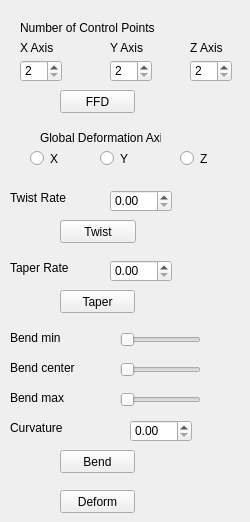
    <widget class="QWidget" name="GDEditor">
     <attribute name="title">
      <string>Deform</string>
     </attribute>
     <widget class="QPushButton" name="pushButton_15">
      <property name="geometry">
       <rect>
        <x>60</x>
        <y>450</y>
        <width>75</width>
        <height>23</height>
       </rect>
      </property>
      <property name="text">
       <string>Bend</string>
      </property>
     </widget>
     <widget class="QRadioButton" name="radioButton">
      <property name="geometry">
       <rect>
        <x>30</x>
        <y>150</y>
        <width>51</width>
        <height>17</height>
       </rect>
      </property>
      <property name="text">
       <string>X</string>
      </property>
     </widget>
     <widget class="QLabel" name="label_11">
      <property name="geometry">
       <rect>
        <x>10</x>
        <y>390</y>
        <width>101</width>
        <height>16</height>
       </rect>
      </property>
      <property name="text">
       <string>Bend max</string>
      </property>
     </widget>
     <widget class="QRadioButton" name="radioButton_3">
      <property name="geometry">
       <rect>
        <x>180</x>
        <y>150</y>
        <width>61</width>
        <height>17</height>
       </rect>
      </property>
      <property name="text">
       <string>Z</string>
      </property>
     </widget>
     <widget class="QSlider" name="horizontalSlider_9">
      <property name="geometry">
       <rect>
        <x>120</x>
        <y>390</y>
        <width>81</width>
        <height>19</height>
       </rect>
      </property>
      <property name="maximum">
       <number>100</number>
      </property>
      <property name="orientation">
       <enum>Qt::Horizontal</enum>
      </property>
     </widget>
     <widget class="QSlider" name="horizontalSlider_7">
      <property name="geometry">
       <rect>
        <x>120</x>
        <y>330</y>
        <width>81</width>
        <height>19</height>
       </rect>
      </property>
      <property name="maximum">
       <number>100</number>
      </property>
      <property name="orientation">
       <enum>Qt::Horizontal</enum>
      </property>
     </widget>
     <widget class="QLabel" name="label_9">
      <property name="geometry">
       <rect>
        <x>10</x>
        <y>360</y>
        <width>111</width>
        <height>16</height>
       </rect>
      </property>
      <property name="text">
       <string>Bend center</string>
      </property>
     </widget>
     <widget class="QPushButton" name="pushButton_11">
      <property name="geometry">
       <rect>
        <x>60</x>
        <y>220</y>
        <width>76</width>
        <height>23</height>
       </rect>
      </property>
      <property name="toolTip">
       <string/>
      </property>
      <property name="text">
       <string>Twist</string>
      </property>
     </widget>
     <widget class="QLabel" name="label_10">
      <property name="geometry">
       <rect>
        <x>10</x>
        <y>330</y>
        <width>91</width>
        <height>16</height>
       </rect>
      </property>
      <property name="text">
       <string>Bend min</string>
      </property>
     </widget>
     <widget class="QPushButton" name="pushButton_14">
      <property name="geometry">
       <rect>
        <x>60</x>
        <y>290</y>
        <width>75</width>
        <height>23</height>
       </rect>
      </property>
      <property name="text">
       <string>Taper</string>
      </property>
     </widget>
     <widget class="QSlider" name="horizontalSlider_8">
      <property name="geometry">
       <rect>
        <x>120</x>
        <y>360</y>
        <width>81</width>
        <height>19</height>
       </rect>
      </property>
      <property name="maximum">
       <number>100</number>
      </property>
      <property name="orientation">
       <enum>Qt::Horizontal</enum>
      </property>
     </widget>
     <widget class="MyDoubleSpinBox" name="doubleSpinBox">
      <property name="geometry">
       <rect>
        <x>110</x>
        <y>190</y>
        <width>62</width>
        <height>22</height>
       </rect>
      </property>
      <property name="toolTip">
       <string>Value between 0 and 20</string>
      </property>
      <property name="maximum">
       <double>20.000000000000000</double>
      </property>
     </widget>
     <widget class="QRadioButton" name="radioButton_2">
      <property name="geometry">
       <rect>
        <x>100</x>
        <y>150</y>
        <width>61</width>
        <height>17</height>
       </rect>
      </property>
      <property name="text">
       <string>Y</string>
      </property>
     </widget>
     <widget class="QLabel" name="label_12">
      <property name="geometry">
       <rect>
        <x>10</x>
        <y>420</y>
        <width>91</width>
        <height>16</height>
       </rect>
      </property>
      <property name="text">
       <string>Curvature</string>
      </property>
     </widget>
     <widget class="MyDoubleSpinBox" name="doubleSpinBox_2">
      <property name="geometry">
       <rect>
        <x>130</x>
        <y>420</y>
        <width>62</width>
        <height>22</height>
       </rect>
      </property>
      <property name="toolTip">
       <string>Value between 0.01 and 1</string>
      </property>
      <property name="maximum">
       <double>1.000000000000000</double>
      </property>
     </widget>
     <widget class="MyDoubleSpinBox" name="doubleSpinBox_3">
      <property name="geometry">
       <rect>
        <x>110</x>
        <y>260</y>
        <width>62</width>
        <height>22</height>
       </rect>
      </property>
      <property name="toolTip">
       <string>Value between 0.01 and 3</string>
      </property>
      <property name="maximum">
       <double>3.000000000000000</double>
      </property>
     </widget>
     <widget class="QLabel" name="label_13">
      <property name="geometry">
       <rect>
        <x>40</x>
        <y>130</y>
        <width>121</width>
        <height>16</height>
       </rect>
      </property>
      <property name="text">
       <string>Global Deformation Axis</string>
      </property>
     </widget>
     <widget class="QLabel" name="label_14">
      <property name="geometry">
       <rect>
        <x>10</x>
        <y>190</y>
        <width>91</width>
        <height>16</height>
       </rect>
      </property>
      <property name="text">
       <string>Twist Rate</string>
      </property>
     </widget>
     <widget class="QLabel" name="label_15">
      <property name="geometry">
       <rect>
        <x>10</x>
        <y>260</y>
        <width>91</width>
        <height>16</height>
       </rect>
      </property>
      <property name="text">
       <string>Taper Rate</string>
      </property>
     </widget>
     <widget class="QPushButton" name="pushButton_21">
      <property name="geometry">
       <rect>
        <x>60</x>
        <y>490</y>
        <width>75</width>
        <height>23</height>
       </rect>
      </property>
      <property name="text">
       <string>Deform</string>
      </property>
     </widget>
     <widget class="QLabel" name="label_23">
      <property name="geometry">
       <rect>
        <x>110</x>
        <y>40</y>
        <width>61</width>
        <height>16</height>
       </rect>
      </property>
      <property name="text">
       <string>Y Axis</string>
      </property>
     </widget>
     <widget class="MySpinBox" name="spinBox">
      <property name="geometry">
       <rect>
        <x>20</x>
        <y>60</y>
        <width>42</width>
        <height>22</height>
       </rect>
      </property>
      <property name="minimum">
       <number>2</number>
      </property>
      <property name="maximum">
       <number>5</number>
      </property>
     </widget>
     <widget class="MySpinBox" name="spinBox_2">
      <property name="geometry">
       <rect>
        <x>110</x>
        <y>60</y>
        <width>42</width>
        <height>22</height>
       </rect>
      </property>
      <property name="minimum">
       <number>2</number>
      </property>
      <property name="maximum">
       <number>5</number>
      </property>
     </widget>
     <widget class="QLabel" name="label_24">
      <property name="geometry">
       <rect>
        <x>190</x>
        <y>40</y>
        <width>51</width>
        <height>16</height>
       </rect>
      </property>
      <property name="text">
       <string>Z Axis</string>
      </property>
     </widget>
     <widget class="QPushButton" name="pushButton_5">
      <property name="geometry">
       <rect>
        <x>60</x>
        <y>90</y>
        <width>75</width>
        <height>23</height>
       </rect>
      </property>
      <property name="text">
       <string>FFD</string>
      </property>
     </widget>
     <widget class="MySpinBox" name="spinBox_3">
      <property name="geometry">
       <rect>
        <x>190</x>
        <y>60</y>
        <width>42</width>
        <height>22</height>
       </rect>
      </property>
      <property name="minimum">
       <number>2</number>
      </property>
      <property name="maximum">
       <number>5</number>
      </property>
     </widget>
     <widget class="QLabel" name="label_21">
      <property name="geometry">
       <rect>
        <x>20</x>
        <y>20</y>
        <width>141</width>
        <height>16</height>
       </rect>
      </property>
      <property name="text">
       <string>Number of Control Points</string>
      </property>
     </widget>
     <widget class="QLabel" name="label_22">
      <property name="geometry">
       <rect>
        <x>20</x>
        <y>40</y>
        <width>71</width>
        <height>16</height>
       </rect>
      </property>
      <property name="text">
       <string>X Axis</string>
      </property>
     </widget>
    </widget>
